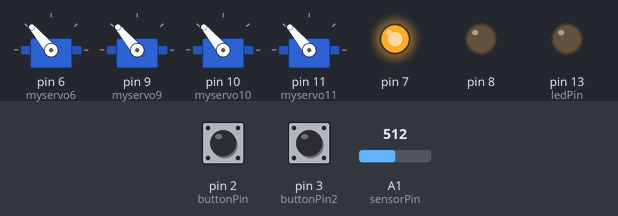
The sketch below on a simulated Arduino Uno, built with avr-gcc and run on an emulated ATmega328P. Shown: 4 × servo, output pins drawn as LEDs (lit = HIGH). The test bench sets the inputs (shaded band); at power-on: A1 (sensorPin) = 512, pin 3 (buttonPin2) LOW, pin 2 (buttonPin) LOW. What the sketch prints to the serial monitor is not drawn.

Above: at 1.2 s.
1.3 s: A1 (sensorPin) set to 110
2.8 s: A1 (sensorPin) set to 89
At 3.8 s:
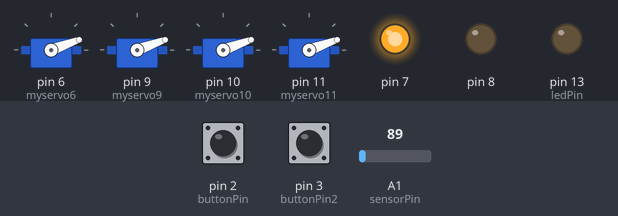
4.7 s: pin 3 (buttonPin2) pulled HIGH for 0.15 s
At 4.77 s:
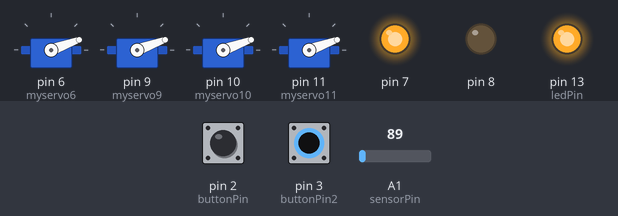
6.3 s: A1 (sensorPin) set to 139
7.8 s: A1 (sensorPin) set to 158
At 8.26 s:
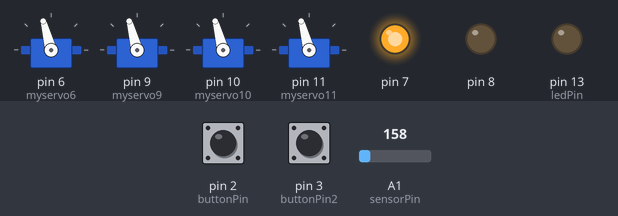
9.9 s: pin 2 (buttonPin) pulled HIGH for 0.15 s
At 9.97 s:
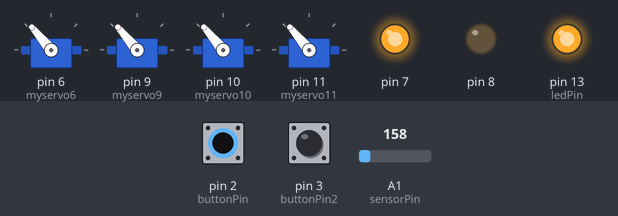
Timing chart, 0 to 12.5 s (numbered marks = the images above; inputs shaded):
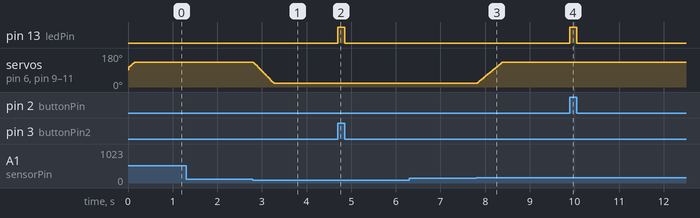

The sketch:

myo_with_interrupts.ino
```cpp
#include <Servo.h>

const int buttonPin = 2;     // the number of the pushbutton pin
const int buttonPin2 = 3;
const int ledPin =  13;      // the number of the LED pin

int sensorPin = A1;    // select the input pin for the potentiometer
int sensorValue = 0;  // variable to store the value coming from the sensor

// variables will change:
volatile int buttonState = 1;         // variable for reading the pushbutton status
volatile int buttonState2 = 1;         // variable for reading the pushbutton status

Servo myservo6;
Servo myservo9;
Servo myservo10;
Servo myservo11;

volatile int pos = 90;
volatile int threshold = 500;

int cap(int val) {
  int result;
  result = max(val, 20);
  result = min(result, 130);
  return result;


}

void setup() {
  // stuff for the pot
  pinMode(7, OUTPUT);
  pinMode(8, OUTPUT);
  digitalWrite(7, HIGH);
  digitalWrite(8, LOW);

  // initialize the LED pin as an output:
  pinMode(ledPin, OUTPUT);
  // initialize the pushbutton pin as an input:
  pinMode(buttonPin, INPUT);
  pinMode(buttonPin2, INPUT);
  // Attach an interrupt to the ISR vector
  attachInterrupt(digitalPinToInterrupt(2), pin_ISR, HIGH);
  attachInterrupt(digitalPinToInterrupt(3), pin_ISR2, HIGH);

  myservo6.attach(6);  // attaches the servo on pin 9 to the servo object
  myservo9.attach(9);
  myservo10.attach(10);
  myservo11.attach(11);

  Serial.begin(9600);
}

void loop() {
  sensorValue = analogRead(sensorPin);
  Serial.println(sensorValue);
  if (sensorValue > 150) {
    pin_ISR();
  }
  if (sensorValue < 100) {
    pin_ISR2();
  }

  //delay(1);
}

void pin_ISR() {
  buttonState = digitalRead(buttonPin);
    digitalWrite(ledPin, buttonState);
    pos++;
    int new_pos;
    new_pos = cap(pos);
    myservo9.write(new_pos);
    myservo10.write(new_pos);
    myservo11.write(new_pos);
    myservo6.write(new_pos);
    pos = new_pos;
}

void pin_ISR2() {
  buttonState2 = digitalRead(buttonPin2);
  digitalWrite(ledPin, buttonState2);
  pos--;
  int new_pos;
    new_pos = cap(pos);
    myservo9.write(new_pos);
    myservo10.write(new_pos);
    myservo11.write(new_pos);
    myservo6.write(new_pos);
    pos = new_pos;
}
```

Measured:
- the behaviour switches between 100 and 99 on A1 (sensorPin) (found by bisection; images 0 and 1)
- the behaviour switches between 150 and 151 on A1 (sensorPin) (found by bisection; images 2 and 3)
- after the input at 2.8 s, servo on pin 6 (myservo6), servo on pin 9 (myservo9), servo on pin 10 (myservo10), servo on pin 11 (myservo11): moves from 130° to 20° over 0.45 s, starting at once
- after the input at 4.7 s, pin 13 (ledPin): LOW → HIGH at once, → LOW 0.15 s later
- after the input at 7.8 s, servo on pin 6 (myservo6), servo on pin 9 (myservo9), servo on pin 10 (myservo10), servo on pin 11 (myservo11): moves from 20° to 130° over 0.57 s, starting at once
- after the input at 9.9 s, pin 13 (ledPin): LOW → HIGH at once, → LOW 0.15 s later
